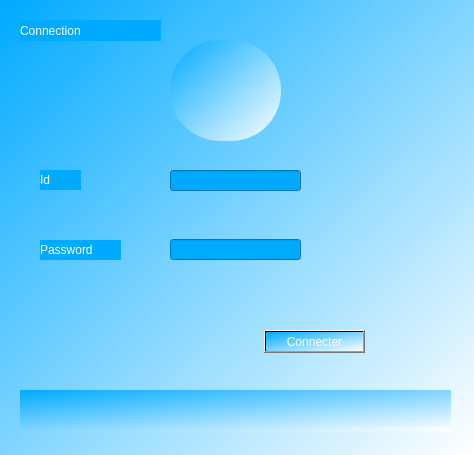
<?xml version="1.0" encoding="UTF-8"?>
<ui version="4.0">
 <class>Dialog</class>
 <widget class="QDialog" name="Dialog">
  <property name="geometry">
   <rect>
    <x>0</x>
    <y>0</y>
    <width>474</width>
    <height>455</height>
   </rect>
  </property>
  <property name="windowTitle">
   <string>Dialog</string>
  </property>
  <property name="styleSheet">
   <string notr="true">font: 75 12pt &quot;Berlin Sans FB&quot;;
background-color: qlineargradient(spread:pad, x1:0, y1:0, x2:1, y2:1, stop:0 rgba(0, 170, 255, 255), stop:1 rgba(255, 255, 255, 255));
color: white;</string>
  </property>
  <widget class="QLineEdit" name="lineEdit">
   <property name="geometry">
    <rect>
     <x>170</x>
     <y>170</y>
     <width>131</width>
     <height>21</height>
    </rect>
   </property>
   <property name="styleSheet">
    <string notr="true">background-color: rgb(0, 170, 255);</string>
   </property>
  </widget>
  <widget class="QLineEdit" name="lineEdit_2">
   <property name="geometry">
    <rect>
     <x>170</x>
     <y>239</y>
     <width>131</width>
     <height>21</height>
    </rect>
   </property>
   <property name="styleSheet">
    <string notr="true">background-color: rgb(0, 170, 255);</string>
   </property>
   <property name="echoMode">
    <enum>QLineEdit::Password</enum>
   </property>
  </widget>
  <widget class="QLabel" name="label">
   <property name="geometry">
    <rect>
     <x>40</x>
     <y>170</y>
     <width>41</width>
     <height>20</height>
    </rect>
   </property>
   <property name="styleSheet">
    <string notr="true">background-color: rgb(0, 170, 255);</string>
   </property>
   <property name="text">
    <string>Id</string>
   </property>
  </widget>
  <widget class="QLabel" name="label_2">
   <property name="geometry">
    <rect>
     <x>40</x>
     <y>240</y>
     <width>81</width>
     <height>20</height>
    </rect>
   </property>
   <property name="styleSheet">
    <string notr="true">background-color: rgb(0, 170, 255);</string>
   </property>
   <property name="text">
    <string>Password</string>
   </property>
  </widget>
  <widget class="QPushButton" name="pushButton">
   <property name="geometry">
    <rect>
     <x>264</x>
     <y>330</y>
     <width>101</width>
     <height>23</height>
    </rect>
   </property>
   <property name="styleSheet">
    <string notr="true">background-color: rgb(0, 170, 255);
border-radius: 10px;\ncolor: white;</string>
   </property>
   <property name="text">
    <string>Connecter</string>
   </property>
  </widget>
  <widget class="QLabel" name="label_3">
   <property name="geometry">
    <rect>
     <x>20</x>
     <y>20</y>
     <width>141</width>
     <height>21</height>
    </rect>
   </property>
   <property name="styleSheet">
    <string notr="true">font: 18pt &quot;Times New Roman&quot;;
background-color: rgb(0, 170, 255);</string>
   </property>
   <property name="text">
    <string>Connection</string>
   </property>
  </widget>
  <widget class="QGraphicsView" name="graphicsView">
   <property name="geometry">
    <rect>
     <x>170</x>
     <y>40</y>
     <width>111</width>
     <height>101</height>
    </rect>
   </property>
   <property name="styleSheet">
    <string notr="true">background-image: url(:/logo.jpg);
border-radius: 50%;
</string>
   </property>
  </widget>
  <widget class="QLabel" name="label_4">
   <property name="geometry">
    <rect>
     <x>20</x>
     <y>390</y>
     <width>431</width>
     <height>41</height>
    </rect>
   </property>
   <property name="text">
    <string/>
   </property>
  </widget>
 </widget>
 <resources/>
 <connections/>
</ui>
